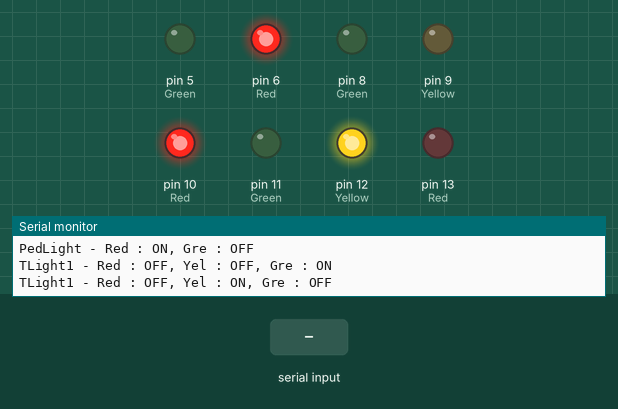
The sketch below on a simulated Arduino Uno, built with avr-gcc and run on an emulated ATmega328P. On the bench: output pins drawn as LEDs (lit = HIGH), the last lines printed to the serial monitor. The test bench sets the inputs (shaded band).

Above: at 1.2 s.
1.3 s: "c" received over Serial
At 4.4 s:
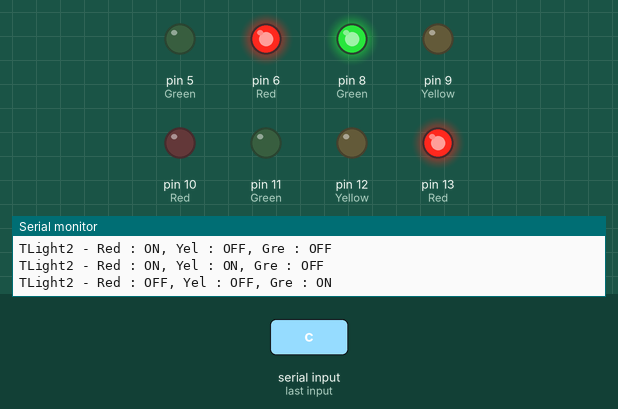
At 11.0 s:
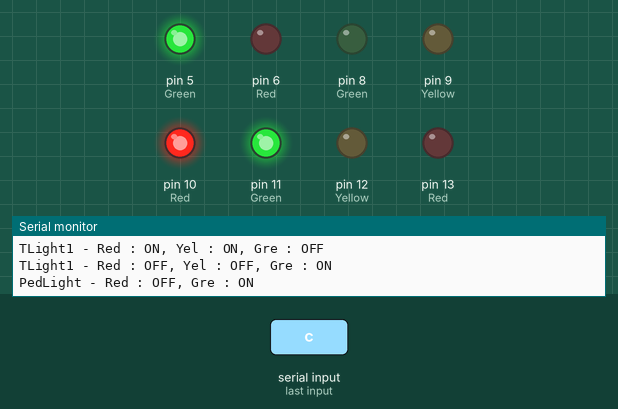
Timing chart, 0 to 20.0 s (numbered marks = the images above; inputs shaded):
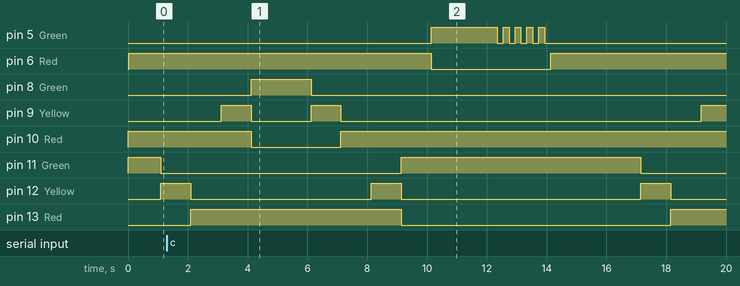

The sketch:

Part3-InterCross.ino
```cpp
//#include <TrafficLight.h> //Included through Intersection.h
#include <PedLight.h>
#include <Intersection.h>

TrafficLight light1;
TrafficLight light2;
Intersection intersect;
PedLight pedLight;

char command;

void setup() {
  //Enable serial input
  Serial.begin(9600);

  //TLight1 pins
  pinMode(13, OUTPUT); //Red
  pinMode(12, OUTPUT); //Yellow
  pinMode(11, OUTPUT); //Green

  //TLight2 pins
  pinMode(10, OUTPUT); //Red
  pinMode(9, OUTPUT); //Yellow
  pinMode(8, OUTPUT); //Green

  //PedLight pins
  pinMode(6, OUTPUT); //Red
  pinMode(5, OUTPUT); //Green

  //Setup objects
  light1.setup(13, 12, 11, "TLight1");
  light2.setup(10, 9, 8, "TLight2");
  pedLight.setup(6, 5, "PedLight");
  intersect.setup(light1, light2);

  //Set PedLight to red
  pedLight.setLights(0);
}

void loop() {
  //Keep changing intersection until input
  while (!Serial.available()) {
    intersect.change(false);
    delay(1000);
    intersect.change(true);
    delay(1000);
  }
  command = Serial.read();
  if (command == 'c') {
    pedLight.setTraffic(true); //Red->Green
    delay(2000);
    pedLight.setTraffic(false); //Green->Red
    delay(2000);
  }
  command = '\0';
}
```

Measured:
- after the input at 1.3 s, pin 5 (Green): LOW → HIGH after 8.8 s, then repeats every 0.40 s: LOW 0.20 s, HIGH 0.20 s, until it stays LOW from 13.9 s; pin 6 (Red): HIGH → LOW after 8.8 s, → HIGH 4.0 s later; pin 8 (Green): goes on until 6.1 s, then stays LOW; pin 10 (Red): goes on until 7.1 s, then stays HIGH
